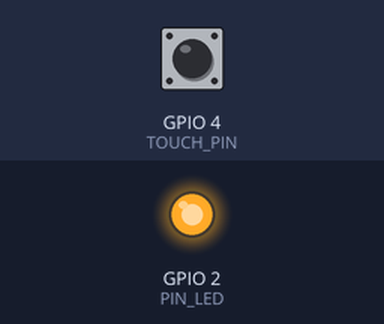
Bench run of a sketch on a simulated ESP32. Parts: output pins drawn as LEDs (lit = HIGH). The inputs (shaded band) are chosen by the test bench; at power-on: GPIO 4 (TOUCH_PIN) HIGH. What the sketch prints to the serial monitor is not drawn.

Above: at 0.1 s.
Timing chart, 0 to 1.6 s (numbered marks = the images above):
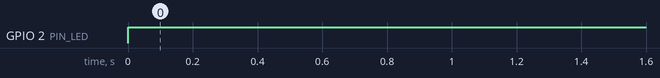

Measured:
- by itself, GPIO 2 (PIN_LED): LOW → HIGH at 0.00 s

The sketch:

Sketch_10.2_TouchLamp.ino
```cpp
const int PIN_LED = 2;
const int TOUCH_PIN = T0;
const int PRESS_THRESHOLD = 350;
const int RELEASE_THRESHOLD = 450;

bool isPressed = false;

void setup() {
  Serial.begin(115200);
  pinMode(PIN_LED, OUTPUT);
}

void loop() {
  const int touchValue = touchRead(TOUCH_PIN);
  Serial.printf("Touch: %d\n", touchValue);

  if (!isPressed && touchValue < PRESS_THRESHOLD) {
    isPressed = true;
    digitalWrite(PIN_LED, !digitalRead(PIN_LED));
    Serial.println("Touch detected!");
  } else if (isPressed && touchValue > RELEASE_THRESHOLD) {
    isPressed = false;
    Serial.println("Released!");
  }

  delay(250);
}
```
